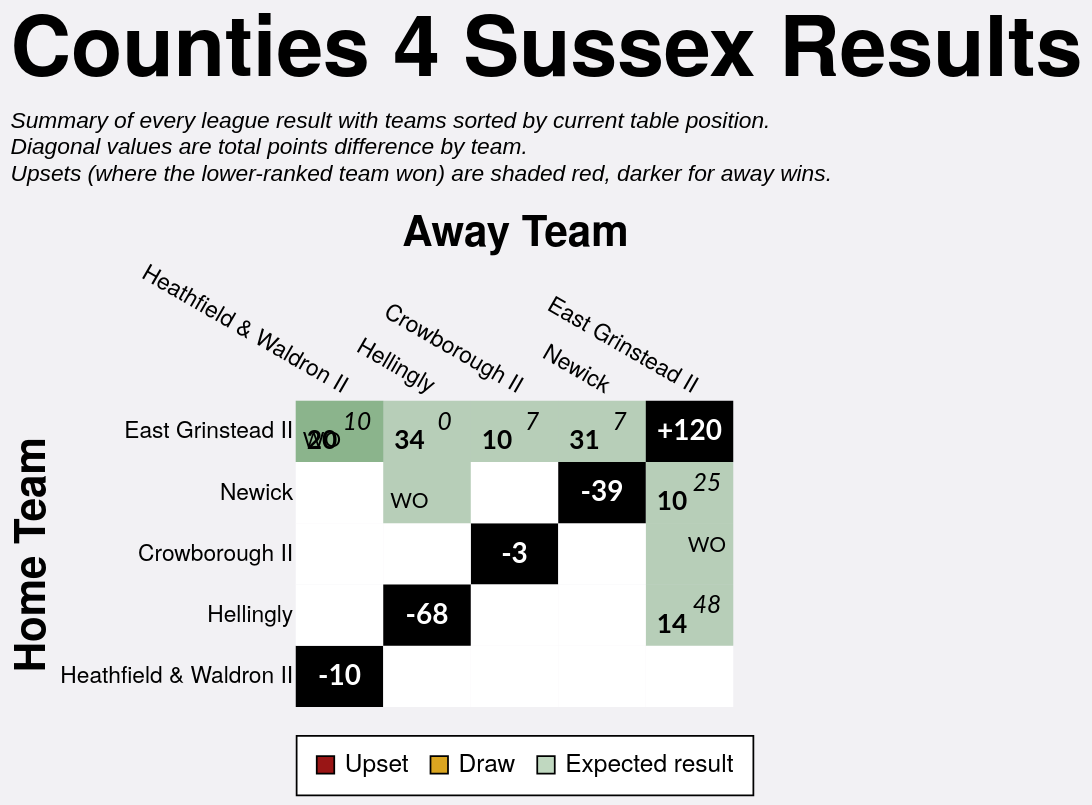

Describe this chart as a Vega-Lite specification.
### Vega-Lite specification from a JSON file in a GitHub repository (floating-point values rounded to 4 significant figures)
{"config": {"axis": {"labelFont": "PT Sans Narrow, Helvetica Neue, Helvetica, Arial, sans-serif", "titleFont": "PT Sans Narrow, Helvetica Neue, Helvetica, Arial, sans-serif", "labelFontSize": 13, "titleFontSize": 24, "gridColor": "#202947", "gridOpacity": 0.2, "zindex": 1}, "text": {"font": "Lato, sans-serif"}, "bar": {"cornerRadiusEnd": 5}, "header": {"labelFont": "PT Sans Narrow, Helvetica Neue, Helvetica, Arial, sans-serif", "titleFont": "PT Sans Narrow, Helvetica Neue, Helvetica, Arial, sans-serif", "labelFontSize": 24, "titleFontSize": 28, "labelFontWeight": "bold", "orient": "left"}, "legend": {"labelFont": "PT Sans Narrow, Helvetica Neue, Helvetica, Arial, sans-serif", "titleFont": "PT Sans Narrow, Helvetica Neue, Helvetica, Arial, sans-serif", "labelFontSize": 14, "titleFontSize": 16, "titlePadding": 5, "fillColor": "white", "strokeColor": "black", "padding": 10, "titleFontWeight": "lighter", "titleFontStyle": "italic", "titleColor": "gray", "offset": 10}, "title": {"font": "PT Sans Narrow, Helvetica Neue, Helvetica, Arial, sans-serif", "fontSize": 48, "fontWeight": "bold", "anchor": "start", "align": "center", "titlePadding": 20, "subtitlePadding": 10, "subtitleFontSize": 13, "subtitleColor": "", "subtitleFontStyle": "italic", "offset": 15, "color": "black"}, "axisX": {"labelAngle": 0}, "facet": {"title": null, "header": null, "align": {"row": "each", "column": "each"}}, "resolve": {"scale": {"y": "independent", "facet": "independent"}}, "background": "#f2f1f4", "scale": {"offsetBandPaddingOuter": 0.2, "offsetBandPaddingInner": 0.1}, "view": {"stroke": null}}, "layer": [{"data": {"name": "data-1bce161154a463d0b15dbc6ff5da8784"}, "mark": {"type": "rect"}, "encoding": {"color": {"field": "unexpected_result", "legend": {"labelExpr": "datum.value === 'Upset (Away Win)' ? 'Upset' : datum.value", "labelLimit": 220, "offset": 16, "orient": "bottom", "symbolStrokeColor": "black", "symbolStrokeWidth": 1, "values": ["Upset (Away Win)", "Draw", "Expected result"]}, "scale": {"domain": ["Expected result", "Upset (Home Win)", "Upset (Away Win)", "Draw", "To be played", "N/A"], "range": ["#146f1444", "#991515bb", "#991515", "goldenrod", "white", "black"]}, "title": null, "type": "nominal"}, "opacity": {"condition": {"test": "datum.home_team == param_20['home_team'] || datum.away_team == param_20['home_team'] || !isValid(param_20['home_team'])", "value": 1.0}, "value": 0.1}, "tooltip": [{"field": "home_team", "title": "Home", "type": "nominal"}, {"field": "away_team", "title": "Away", "type": "nominal"}, {"field": "home_score_text", "title": "Home Score", "type": "nominal"}, {"field": "away_score_text", "title": "Away Score", "type": "nominal"}, {"field": "result", "title": "Result", "type": "nominal"}, {"field": "unexpected_result", "title": "Unexpectedness", "type": "nominal"}, {"field": "date", "format": "%d %b %Y", "title": "Date", "type": "temporal"}], "x": {"axis": {"domain": false, "grid": false, "labelAngle": 30, "orient": "top", "ticks": false}, "field": "away_team", "sort": ["Heathfield & Waldron II", "Hellingly", "Crowborough II", "Newick", "East Grinstead II"], "title": "Away Team", "type": "nominal"}, "y": {"axis": {"domain": false, "grid": false, "ticks": false}, "field": "home_team", "sort": ["East Grinstead II", "Newick", "Crowborough II", "Hellingly", "Heathfield & Waldron II"], "title": "Home Team", "type": "nominal"}}, "name": "view_19"}, {"data": {"name": "data-1bce161154a463d0b15dbc6ff5da8784"}, "mark": {"type": "text", "fontStyle": "italic", "size": 14, "xOffset": 10, "yOffset": -5}, "encoding": {"color": {"condition": {"test": "(datum.home_team == param_20['home_team'] || datum.away_team == param_20['home_team'] || !isValid(param_20['home_team'])) && datum.unexpected_result == 'Expected result'", "value": "black"}, "value": "white"}, "text": {"field": "away_score_text", "type": "nominal"}, "x": {"field": "away_team", "sort": ["Heathfield & Waldron II", "Hellingly", "Crowborough II", "Newick", "East Grinstead II"], "type": "nominal"}, "y": {"field": "home_team", "sort": ["East Grinstead II", "Newick", "Crowborough II", "Hellingly", "Heathfield & Waldron II"], "type": "nominal"}}, "transform": [{"filter": "datum.away_score_text != '' && datum.away_score_text != 'WO'"}]}, {"data": {"name": "data-1bce161154a463d0b15dbc6ff5da8784"}, "mark": {"type": "text", "size": 12, "xOffset": 10, "yOffset": -5}, "encoding": {"color": {"condition": {"test": "(datum.home_team == param_20['home_team'] || datum.away_team == param_20['home_team'] || !isValid(param_20['home_team'])) && datum.unexpected_result == 'Expected result'", "value": "black"}, "value": "white"}, "text": {"field": "away_score_text", "type": "nominal"}, "x": {"field": "away_team", "sort": ["Heathfield & Waldron II", "Hellingly", "Crowborough II", "Newick", "East Grinstead II"], "type": "nominal"}, "y": {"field": "home_team", "sort": ["East Grinstead II", "Newick", "Crowborough II", "Hellingly", "Heathfield & Waldron II"], "type": "nominal"}}, "transform": [{"filter": "datum.away_score_text == 'WO'"}]}, {"data": {"name": "data-1bce161154a463d0b15dbc6ff5da8784"}, "mark": {"type": "text", "fontWeight": "bold", "size": 15, "xOffset": -10, "yOffset": 5}, "encoding": {"color": {"condition": {"test": "(datum.home_team == param_20['home_team'] || datum.away_team == param_20['home_team'] || !isValid(param_20['home_team'])) && datum.unexpected_result == 'Expected result'", "value": "black"}, "value": "white"}, "text": {"field": "home_score_text", "type": "nominal"}, "x": {"field": "away_team", "sort": ["Heathfield & Waldron II", "Hellingly", "Crowborough II", "Newick", "East Grinstead II"], "type": "nominal"}, "y": {"field": "home_team", "sort": ["East Grinstead II", "Newick", "Crowborough II", "Hellingly", "Heathfield & Waldron II"], "type": "nominal"}}, "transform": [{"filter": "datum.home_score_text != '' && datum.home_score_text != 'WO'"}]}, {"data": {"name": "data-1bce161154a463d0b15dbc6ff5da8784"}, "mark": {"type": "text", "size": 12, "xOffset": -10, "yOffset": 5}, "encoding": {"color": {"condition": {"test": "(datum.home_team == param_20['home_team'] || datum.away_team == param_20['home_team'] || !isValid(param_20['home_team'])) && datum.unexpected_result == 'Expected result'", "value": "black"}, "value": "white"}, "text": {"field": "home_score_text", "type": "nominal"}, "x": {"field": "away_team", "sort": ["Heathfield & Waldron II", "Hellingly", "Crowborough II", "Newick", "East Grinstead II"], "type": "nominal"}, "y": {"field": "home_team", "sort": ["East Grinstead II", "Newick", "Crowborough II", "Hellingly", "Heathfield & Waldron II"], "type": "nominal"}}, "transform": [{"filter": "datum.home_score_text == 'WO'"}]}, {"data": {"name": "data-943e7b5a84a8ffe87dd0d63b149552a4"}, "mark": {"type": "text", "color": "white", "fontWeight": "bold", "size": 16}, "encoding": {"text": {"field": "display_text", "type": "nominal"}, "tooltip": [{"field": "home_team", "title": "Team", "type": "nominal"}, {"field": "display_text", "title": "Points Difference", "type": "nominal"}], "x": {"field": "away_team", "sort": ["Heathfield & Waldron II", "Hellingly", "Crowborough II", "Newick", "East Grinstead II"], "type": "nominal"}, "y": {"field": "home_team", "sort": ["East Grinstead II", "Newick", "Crowborough II", "Hellingly", "Heathfield & Waldron II"], "type": "nominal"}}}], "height": {"step": 35}, "params": [{"name": "param_20", "select": {"type": "point", "clear": "dblclick", "fields": ["home_team"], "on": "click"}, "value": null, "views": ["view_19"]}], "title": {"text": "Counties 4 Sussex Results", "subtitle": ["Summary of every league result with teams sorted by current table position.", "Diagonal values are total points difference by team.", "Upsets (where the lower-ranked team won) are shaded red, darker for away wins."]}, "width": {"step": 50}, "$schema": "https://vega.github.io/schema/vega-lite/v5.20.1.json", "datasets": {"data-1bce161154a463d0b15dbc6ff5da8784": [{"home_team": "Crowborough II", "away_team": "Crowborough II", "match_id": null, "date": "", "home_score": null, "away_score": null, "home_walkover": null, "away_walkover": null, "result": "N/A", "home_score_text": "", "away_score_text": "", "wo_result": "", "score_text": "", "display_text": "-3", "is_diagonal": true, "result_simple": "N/A", "unexpected_result": "N/A", "unexpected_opacity": 1.0}, {"home_team": "Crowborough II", "away_team": "East Grinstead II", "match_id": "1083348", "date": "2023-11-18T00:00:00", "home_score": null, "away_score": null, "home_walkover": false, "away_walkover": true, "result": "Away Win", "home_score_text": "", "away_score_text": "WO", "wo_result": "AWO", "score_text": "WO", "display_text": "WO", "is_diagonal": false, "result_simple": "Away Win", "unexpected_result": "Expected result", "unexpected_opacity": 0.25}, {"home_team": "Crowborough II", "away_team": "Heathfield & Waldron II", "match_id": null, "date": "", "home_score": null, "away_score": null, "home_walkover": null, "away_walkover": null, "result": "To be played", "home_score_text": "", "away_score_text": "", "wo_result": "", "score_text": "", "display_text": "", "is_diagonal": false, "result_simple": "To be played", "unexpected_result": "To be played", "unexpected_opacity": 1.0}, {"home_team": "Crowborough II", "away_team": "Hellingly", "match_id": null, "date": "", "home_score": null, "away_score": null, "home_walkover": null, "away_walkover": null, "result": "To be played", "home_score_text": "", "away_score_text": "", "wo_result": "", "score_text": "", "display_text": "", "is_diagonal": false, "result_simple": "To be played", "unexpected_result": "To be played", "unexpected_opacity": 1.0}, {"home_team": "Crowborough II", "away_team": "Newick", "match_id": null, "date": "", "home_score": null, "away_score": null, "home_walkover": null, "away_walkover": null, "result": "To be played", "home_score_text": "", "away_score_text": "", "wo_result": "", "score_text": "", "display_text": "", "is_diagonal": false, "result_simple": "To be played", "unexpected_result": "To be played", "unexpected_opacity": 1.0}, {"home_team": "East Grinstead II", "away_team": "Crowborough II", "match_id": "1083358", "date": "2024-02-03T00:00:00", "home_score": 10, "away_score": 7, "home_walkover": false, "away_walkover": false, "result": "Home Win (LBP)", "home_score_text": "10", "away_score_text": "7", "wo_result": "", "score_text": "10-7", "display_text": "10-7", "is_diagonal": false, "result_simple": "Home Win", "unexpected_result": "Expected result", "unexpected_opacity": 0.25}, {"home_team": "East Grinstead II", "away_team": "East Grinstead II", "match_id": null, "date": "", "home_score": null, "away_score": null, "home_walkover": null, "away_walkover": null, "result": "N/A", "home_score_text": "", "away_score_text": "", "wo_result": "", "score_text": "", "display_text": "+120", "is_diagonal": true, "result_simple": "N/A", "unexpected_result": "N/A", "unexpected_opacity": 1.0}, {"home_team": "East Grinstead II", "away_team": "Heathfield & Waldron II", "match_id": "1111548", "date": "2024-01-20T00:00:00", "home_score": 20, "away_score": 10, "home_walkover": false, "away_walkover": false, "result": "Home Win", "home_score_text": "20", "away_score_text": "10", "wo_result": "", "score_text": "20-10", "display_text": "20-10", "is_diagonal": false, "result_simple": "Home Win", "unexpected_result": "Expected result", "unexpected_opacity": 0.25}, {"home_team": "East Grinstead II", "away_team": "Heathfield & Waldron II", "match_id": "1105112", "date": "2023-12-09T00:00:00", "home_score": null, "away_score": null, "home_walkover": true, "away_walkover": false, "result": "Home Win", "home_score_text": "WO", "away_score_text": "", "wo_result": "HWO", "score_text": "WO", "display_text": "WO", "is_diagonal": false, "result_simple": "Home Win", "unexpected_result": "Expected result", "unexpected_opacity": 0.25}, {"home_team": "East Grinstead II", "away_team": "Hellingly", "match_id": "1083351", "date": "2023-12-02T00:00:00", "home_score": 34, "away_score": 0, "home_walkover": false, "away_walkover": false, "result": "Home Win", "home_score_text": "34", "away_score_text": "0", "wo_result": "", "score_text": "34-0", "display_text": "34-0", "is_diagonal": false, "result_simple": "Home Win", "unexpected_result": "Expected result", "unexpected_opacity": 0.25}, {"home_team": "East Grinstead II", "away_team": "Newick", "match_id": "1083365", "date": "2024-03-02T00:00:00", "home_score": 31, "away_score": 7, "home_walkover": false, "away_walkover": false, "result": "Home Win", "home_score_text": "31", "away_score_text": "7", "wo_result": "", "score_text": "31-7", "display_text": "31-7", "is_diagonal": false, "result_simple": "Home Win", "unexpected_result": "Expected result", "unexpected_opacity": 0.25}, {"home_team": "Heathfield & Waldron II", "away_team": "Crowborough II", "match_id": null, "date": "", "home_score": null, "away_score": null, "home_walkover": null, "away_walkover": null, "result": "To be played", "home_score_text": "", "away_score_text": "", "wo_result": "", "score_text": "", "display_text": "", "is_diagonal": false, "result_simple": "To be played", "unexpected_result": "To be played", "unexpected_opacity": 1.0}, {"home_team": "Heathfield & Waldron II", "away_team": "East Grinstead II", "match_id": null, "date": "", "home_score": null, "away_score": null, "home_walkover": null, "away_walkover": null, "result": "To be played", "home_score_text": "", "away_score_text": "", "wo_result": "", "score_text": "", "display_text": "", "is_diagonal": false, "result_simple": "To be played", "unexpected_result": "To be played", "unexpected_opacity": 1.0}, {"home_team": "Heathfield & Waldron II", "away_team": "Heathfield & Waldron II", "match_id": null, "date": "", "home_score": null, "away_score": null, "home_walkover": null, "away_walkover": null, "result": "N/A", "home_score_text": "", "away_score_text": "", "wo_result": "", "score_text": "", "display_text": "-10", "is_diagonal": true, "result_simple": "N/A", "unexpected_result": "N/A", "unexpected_opacity": 1.0}, {"home_team": "Heathfield & Waldron II", "away_team": "Hellingly", "match_id": null, "date": "", "home_score": null, "away_score": null, "home_walkover": null, "away_walkover": null, "result": "To be played", "home_score_text": "", "away_score_text": "", "wo_result": "", "score_text": "", "display_text": "", "is_diagonal": false, "result_simple": "To be played", "unexpected_result": "To be played", "unexpected_opacity": 1.0}, {"home_team": "Heathfield & Waldron II", "away_team": "Newick", "match_id": null, "date": "", "home_score": null, "away_score": null, "home_walkover": null, "away_walkover": null, "result": "To be played", "home_score_text": "", "away_score_text": "", "wo_result": "", "score_text": "", "display_text": "", "is_diagonal": false, "result_simple": "To be played", "unexpected_result": "To be played", "unexpected_opacity": 1.0}, {"home_team": "Hellingly", "away_team": "Crowborough II", "match_id": null, "date": "", "home_score": null, "away_score": null, "home_walkover": null, "away_walkover": null, "result": "To be played", "home_score_text": "", "away_score_text": "", "wo_result": "", "score_text": "", "display_text": "", "is_diagonal": false, "result_simple": "To be played", "unexpected_result": "To be played", "unexpected_opacity": 1.0}, {"home_team": "Hellingly", "away_team": "East Grinstead II", "match_id": "1083362", "date": "2024-02-17T00:00:00", "home_score": 14, "away_score": 48, "home_walkover": false, "away_walkover": false, "result": "Away Win", "home_score_text": "14", "away_score_text": "48", "wo_result": "", "score_text": "14-48", "display_text": "14-48", "is_diagonal": false, "result_simple": "Away Win", "unexpected_result": "Expected result", "unexpected_opacity": 0.25}, {"home_team": "Hellingly", "away_team": "Heathfield & Waldron II", "match_id": null, "date": "", "home_score": null, "away_score": null, "home_walkover": null, "away_walkover": null, "result": "To be played", "home_score_text": "", "away_score_text": "", "wo_result": "", "score_text": "", "display_text": "", "is_diagonal": false, "result_simple": "To be played", "unexpected_result": "To be played", "unexpected_opacity": 1.0}, {"home_team": "Hellingly", "away_team": "Hellingly", "match_id": null, "date": "", "home_score": null, "away_score": null, "home_walkover": null, "away_walkover": null, "result": "N/A", "home_score_text": "", "away_score_text": "", "wo_result": "", "score_text": "", "display_text": "-68", "is_diagonal": true, "result_simple": "N/A", "unexpected_result": "N/A", "unexpected_opacity": 1.0}, {"home_team": "Hellingly", "away_team": "Newick", "match_id": null, "date": "", "home_score": null, "away_score": null, "home_walkover": null, "away_walkover": null, "result": "To be played", "home_score_text": "", "away_score_text": "", "wo_result": "", "score_text": "", "display_text": "", "is_diagonal": false, "result_simple": "To be played", "unexpected_result": "To be played", "unexpected_opacity": 1.0}, {"home_team": "Newick", "away_team": "Crowborough II", "match_id": null, "date": "", "home_score": null, "away_score": null, "home_walkover": null, "away_walkover": null, "result": "To be played", "home_score_text": "", "away_score_text": "", "wo_result": "", "score_text": "", "display_text": "", "is_diagonal": false, "result_simple": "To be played", "unexpected_result": "To be played", "unexpected_opacity": 1.0}, {"home_team": "Newick", "away_team": "East Grinstead II", "match_id": "1083338", "date": "2023-10-21T00:00:00", "home_score": 10, "away_score": 25, "home_walkover": false, "away_walkover": false, "result": "Away Win", "home_score_text": "10", "away_score_text": "25", "wo_result": "", "score_text": "10-25", "display_text": "10-25", "is_diagonal": false, "result_simple": "Away Win", "unexpected_result": "Expected result", "unexpected_opacity": 0.25}, {"home_team": "Newick", "away_team": "Heathfield & Waldron II", "match_id": null, "date": "", "home_score": null, "away_score": null, "home_walkover": null, "away_walkover": null, "result": "To be played", "home_score_text": "", "away_score_text": "", "wo_result": "", "score_text": "", "display_text": "", "is_diagonal": false, "result_simple": "To be played", "unexpected_result": "To be played", "unexpected_opacity": 1.0}, {"home_team": "Newick", "away_team": "Hellingly", "match_id": "1115967", "date": "2024-04-20T00:00:00", "home_score": null, "away_score": null, "home_walkover": true, "away_walkover": false, "result": "Home Win", "home_score_text": "WO", "away_score_text": "", "wo_result": "HWO", "score_text": "WO", "display_text": "WO", "is_diagonal": false, "result_simple": "Home Win", "unexpected_result": "Expected result", "unexpected_opacity": 0.25}, {"home_team": "Newick", "away_team": "Newick", "match_id": null, "date": "", "home_score": null, "away_score": null, "home_walkover": null, "away_walkover": null, "result": "N/A", "home_score_text": "", "away_score_text": "", "wo_result": "", "score_text": "", "display_text": "-39", "is_diagonal": true, "result_simple": "N/A", "unexpected_result": "N/A", "unexpected_opacity": 1.0}], "data-943e7b5a84a8ffe87dd0d63b149552a4": [{"home_team": "Crowborough II", "away_team": "Crowborough II", "match_id": null, "date": "", "home_score": null, "away_score": null, "home_walkover": null, "away_walkover": null, "result": "N/A", "home_score_text": "", "away_score_text": "", "wo_result": "", "score_text": "", "display_text": "-3", "is_diagonal": true, "result_simple": "N/A", "unexpected_result": "N/A", "unexpected_opacity": 1.0}, {"home_team": "East Grinstead II", "away_team": "East Grinstead II", "match_id": null, "date": "", "home_score": null, "away_score": null, "home_walkover": null, "away_walkover": null, "result": "N/A", "home_score_text": "", "away_score_text": "", "wo_result": "", "score_text": "", "display_text": "+120", "is_diagonal": true, "result_simple": "N/A", "unexpected_result": "N/A", "unexpected_opacity": 1.0}, {"home_team": "Heathfield & Waldron II", "away_team": "Heathfield & Waldron II", "match_id": null, "date": "", "home_score": null, "away_score": null, "home_walkover": null, "away_walkover": null, "result": "N/A", "home_score_text": "", "away_score_text": "", "wo_result": "", "score_text": "", "display_text": "-10", "is_diagonal": true, "result_simple": "N/A", "unexpected_result": "N/A", "unexpected_opacity": 1.0}, {"home_team": "Hellingly", "away_team": "Hellingly", "match_id": null, "date": "", "home_score": null, "away_score": null, "home_walkover": null, "away_walkover": null, "result": "N/A", "home_score_text": "", "away_score_text": "", "wo_result": "", "score_text": "", "display_text": "-68", "is_diagonal": true, "result_simple": "N/A", "unexpected_result": "N/A", "unexpected_opacity": 1.0}, {"home_team": "Newick", "away_team": "Newick", "match_id": null, "date": "", "home_score": null, "away_score": null, "home_walkover": null, "away_walkover": null, "result": "N/A", "home_score_text": "", "away_score_text": "", "wo_result": "", "score_text": "", "display_text": "-39", "is_diagonal": true, "result_simple": "N/A", "unexpected_result": "N/A", "unexpected_opacity": 1.0}]}}
